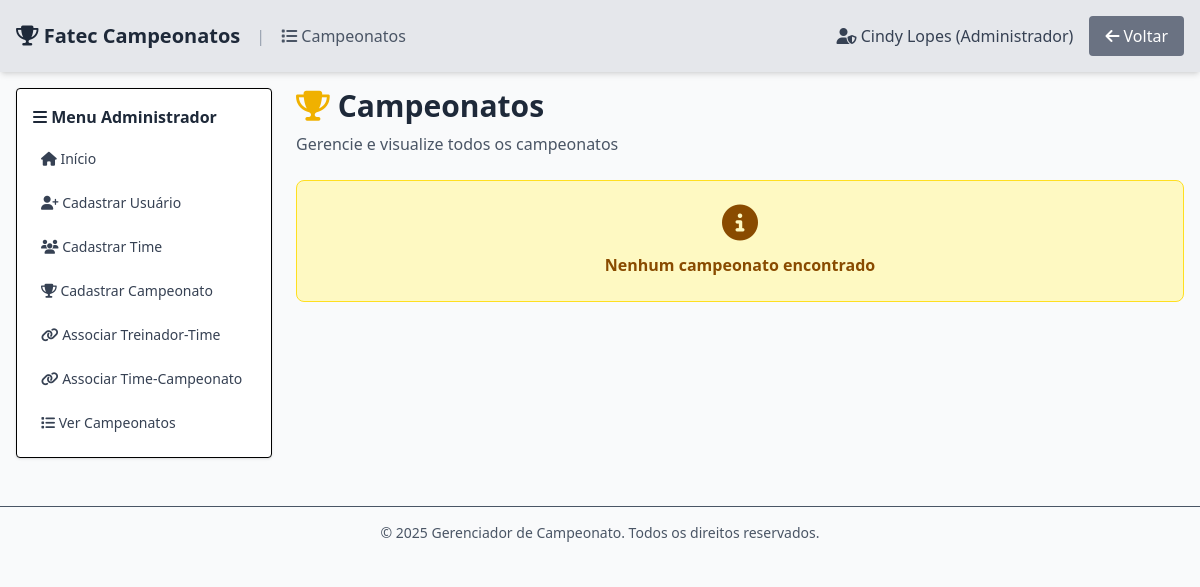
The page /manageChampionships.php (signed in) on the database as committed earlier.
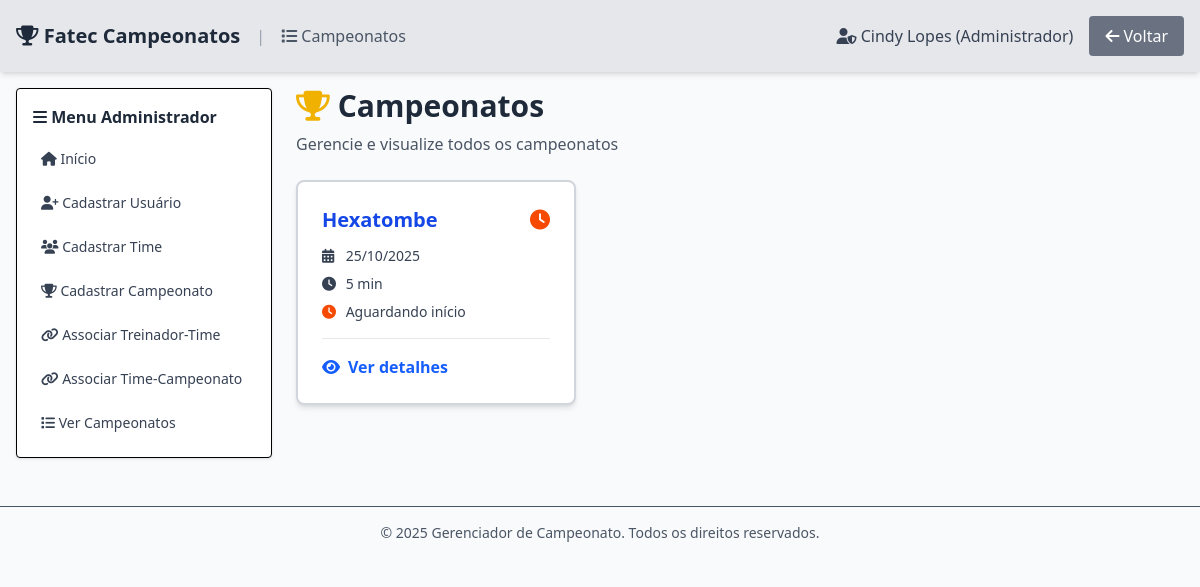
The same page on the database as committed later.
### tables this page shows
CREATE TABLE `tbl_campeonatos` (
  `id_campeonato` int(11) NOT NULL,
  `titulo` varchar(100) NOT NULL,
  `data_inicio` datetime NOT NULL,
  `intervalo_minutos` int(11) NOT NULL DEFAULT 1440,
  `iniciado` tinyint(4) NOT NULL DEFAULT 0,
  `pontos_vitoria` int(11) DEFAULT 3,
  `pontos_empate` int(11) DEFAULT 1,
  `pontos_derrota` int(11) DEFAULT 0,
  `criado_em` timestamp NOT NULL DEFAULT current_timestamp()
);

### manageChampionships.php (the view, shortened to what this page needs)
<?php
require_once('conecta.php');
$credentials = json_decode($_COOKIE['credentials'], true);
$userId = (int)$credentials['id'];
$userCargo = (int)$credentials['cargo'];
$stmtCampeonatos = mysqli_stmt_init($connection);
$queryCampeonatos = "SELECT * FROM tbl_campeonatos ORDER BY data_inicio DESC";
if (!mysqli_stmt_prepare($stmtCampeonatos, $queryCampeonatos)) {
    die("Erro ao preparar query de campeonatos");
}
mysqli_stmt_execute($stmtCampeonatos);
$resultCampeonato = mysqli_stmt_get_result($stmtCampeonatos);
?>
<!DOCTYPE html>
<html lang="pt-br">
<head>
    <script src="https://cdn.jsdelivr.net/npm/@tailwindcss/browser@4"></script>
</head>
<body class="bg-gray-50 min-h-screen">
    <nav class="flex flex-row justify-between items-center p-4 bg-gray-200 shadow-md">
        <div class="flex items-center gap-4">
            <a href="MenuPrincipal.php" class="text-xl font-bold text-gray-800 hover:text-blue-500 transition">
                <i class="fas fa-trophy"></i> Fatec Campeonatos
            </a>
            <span class="text-gray-400">|</span>
            <span class="text-gray-600">
                <i class="fas fa-list"></i> Campeonatos
            </span>
        </div>
        <div class="flex flex-row items-center space-x-4">
            <h3 class="text-gray-700">
                <?php
                $cargoLabel = ['Jogador', 'Treinador', 'Administrador'][$userCargo] ?? 'Usuário';
                $cargoIcon = ['fa-user', 'fa-user-tie', 'fa-user-shield'][$userCargo] ?? 'fa-user';
                ?>
                <i class="fas <?php echo $cargoIcon; ?>"></i>
                <?php echo htmlspecialchars($credentials['name'], ENT_QUOTES, 'UTF-8'); ?>
                (<?php echo $cargoLabel; ?>)
            </h3>
            <a href="MenuPrincipal.php" class="bg-gray-500 text-white py-2 px-4 rounded hover:bg-gray-600 transition">
                <i class="fas fa-arrow-left"></i> Voltar
            </a>
        </div>
    </nav>
    <div class="flex gap-6 p-4">
        <?php if ($userCargo == 2): ?>
        <aside class="w-64 bg-white border rounded shadow p-4">
            <h3 class="font-semibold mb-3 text-gray-800">
                <i class="fas fa-bars"></i> Menu Administrador
            </h3>
            <nav class="space-y-2 text-sm">
                <a href="MenuPrincipal.php" class="block text-gray-700 hover:text-blue-600 hover:bg-gray-50 p-2 rounded transition">
                    <i class="fas fa-home"></i> Início
                </a>
                <a href="register.php" class="block text-gray-700 hover:text-blue-600 hover:bg-gray-50 p-2 rounded transition">
                    <i class="fas fa-user-plus"></i> Cadastrar Usuário
                </a>
                <a href="registerTeam.php" class="block text-gray-700 hover:text-blue-600 hover:bg-gray-50 p-2 rounded transition">
                    <i class="fas fa-users"></i> Cadastrar Time
                </a>
                <a href="registerChampionship.php" class="block text-gray-700 hover:text-blue-600 hover:bg-gray-50 p-2 rounded transition">
                    <i class="fas fa-trophy"></i> Cadastrar Campeonato
                </a>
                <a href="associateTrainerTeam.php" class="block text-gray-700 hover:text-blue-600 hover:bg-gray-50 p-2 rounded transition">
                    <i class="fas fa-link"></i> Associar Treinador-Time
                </a>
                <a href="associateTeamChampionship.php" class="block text-gray-700 hover:text-blue-600 hover:bg-gray-50 p-2 rounded transition">
                    <i class="fas fa-link"></i> Associar Time-Campeonato
                </a>
                <a href="manageChampionships.php" class="block text-gray-700 hover:text-blue-600 hover:bg-gray-50 p-2 rounded transition">
                    <i class="fas fa-list"></i> Ver Campeonatos
                </a>
            </nav>
        </aside>
        <?php endif; ?>
        <div class="flex-1">
            <div class="mb-6">
                <h1 class="text-3xl font-bold text-gray-800 flex items-center gap-2">
                    <i class="fas fa-trophy text-yellow-500"></i> Campeonatos
                </h1>
                <p class="text-gray-600 mt-2">
                    <?php
                    if ($userCargo == 0) {
                        echo "Veja os campeonatos e seus jogos";
                    } elseif ($userCargo == 1) {
                        echo "Acompanhe os campeonatos do seu time";
                    } else {
                        echo "Gerencie e visualize todos os campeonatos";
                    }
                    ?>
                </p>
            </div>
            <?php
            $campeonatos = [];
            while ($row = mysqli_fetch_assoc($resultCampeonato)) {
                if ($userCargo == 0 || $userCargo == 1) {
                    $stmtCheckTeam = mysqli_stmt_init($connection);
                    $queryCheckTeam = "SELECT COUNT(*) as count FROM tbl_usuarios_time ut
                                       INNER JOIN tbl_times t ON ut.id_time = t.id_time
                                       WHERE ut.id_usuario = ? AND t.id_campeonato = ?";
                    if (mysqli_stmt_prepare($stmtCheckTeam, $queryCheckTeam)) {
                        mysqli_stmt_bind_param($stmtCheckTeam, "ii", $userId, $row['id_campeonato']);
                        mysqli_stmt_execute($stmtCheckTeam);
                        $resultCheck = mysqli_stmt_get_result($stmtCheckTeam);
                        $checkRow = mysqli_fetch_assoc($resultCheck);
                        mysqli_stmt_close($stmtCheckTeam);
                        if ($checkRow['count'] > 0) {
                            $campeonatos[] = $row;
                        }
                    }
                } else {
                    $campeonatos[] = $row;
                }
            }
            if (empty($campeonatos)) {
                echo "<div class='bg-yellow-100 border border-yellow-300 text-yellow-800 rounded-lg p-6 text-center'>";
                echo "<i class='fas fa-info-circle text-4xl mb-3'></i>";
                echo "<p class='font-semibold'>Nenhum campeonato encontrado</p>";
                echo "</div>";
            } else {
                echo "<div class='grid grid-cols-1 md:grid-cols-2 lg:grid-cols-3 xl:grid-cols-4 gap-6'>";
                foreach ($campeonatos as $row) {
                    $statusClass = $row['iniciado'] ? 'border-green-400 bg-green-50' : 'border-gray-300 bg-white';
                    $statusIcon = $row['iniciado'] ? 'fa-check-circle text-green-600' : 'fa-clock text-orange-600';
                    $statusText = $row['iniciado'] ? 'Em andamento' : 'Aguardando início';
                    echo "<div class='border-2 {$statusClass} rounded-lg shadow-md p-6 transition-all hover:shadow-xl hover:scale-105 cursor-pointer'>";
                    echo "<a href='viewChampionship.php?id=" . (int)$row['id_campeonato'] . "' class='block'>";
                    echo "<div class='flex items-center justify-between mb-3'>";
                    echo "<h2 class='text-xl font-bold text-blue-700'>" . htmlspecialchars($row['titulo'], ENT_QUOTES, 'UTF-8') . "</h2>";
                    echo "<i class='fas {$statusIcon} text-xl'></i>";
                    echo "</div>";
                    echo "<div class='space-y-2 text-sm text-gray-700 mb-4'>";
                    echo "<p><i class='fas fa-calendar-alt w-5'></i> " . date('d/m/Y', strtotime($row['data_inicio'])) . "</p>";
                    echo "<p><i class='fas fa-clock w-5'></i> {$row['intervalo_minutos']} min</p>";
                    echo "<p><i class='fas {$statusIcon} w-5'></i> {$statusText}</p>";
                    echo "</div>";
                    echo "<div class='mt-4 pt-4 border-t border-gray-200'>";
                    echo "<span class='text-blue-600 font-semibold hover:underline flex items-center gap-2'>";
                    echo "<i class='fas fa-eye'></i> Ver detalhes";
                    echo "</span>";
                    echo "</div>";
                    echo "</a>";
                    echo "</div>";
                }
                echo "</div>";
            }
            ?>
        </div>
    </div>
    <footer class="text-center mt-8 py-4 text-sm text-gray-600 border-t">
        <p>&copy; 2025 Gerenciador de Campeonato. Todos os direitos reservados.</p>
    </footer>
</body>
</html>

Rows that differ between the two databases and show on the page:
added tbl_campeonatos: titulo "Hexatombe", data_inicio "25/10/2025", intervalo_minutos "5", iniciado "Aguardando início"
Other text that changed with them:
text no longer shown: "Nenhum campeonato encontrado"
